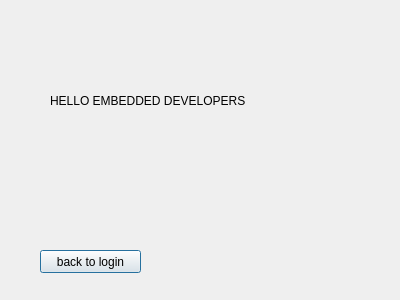
<?xml version="1.0" encoding="UTF-8"?>
<ui version="4.0">
 <class>secDialog</class>
 <widget class="QDialog" name="secDialog">
  <property name="geometry">
   <rect>
    <x>0</x>
    <y>0</y>
    <width>400</width>
    <height>300</height>
   </rect>
  </property>
  <property name="windowTitle">
   <string>Dialog</string>
  </property>
  <widget class="QLabel" name="label">
   <property name="geometry">
    <rect>
     <x>50</x>
     <y>60</y>
     <width>291</width>
     <height>81</height>
    </rect>
   </property>
   <property name="styleSheet">
    <string notr="true">font: 75 italic 26pt &quot;Ubuntu&quot;;</string>
   </property>
   <property name="text">
    <string>HELLO EMBEDDED DEVELOPERS</string>
   </property>
  </widget>
  <widget class="QPushButton" name="pushButton">
   <property name="geometry">
    <rect>
     <x>40</x>
     <y>250</y>
     <width>101</width>
     <height>23</height>
    </rect>
   </property>
   <property name="text">
    <string>back to login</string>
   </property>
  </widget>
 </widget>
 <resources/>
 <connections/>
</ui>
